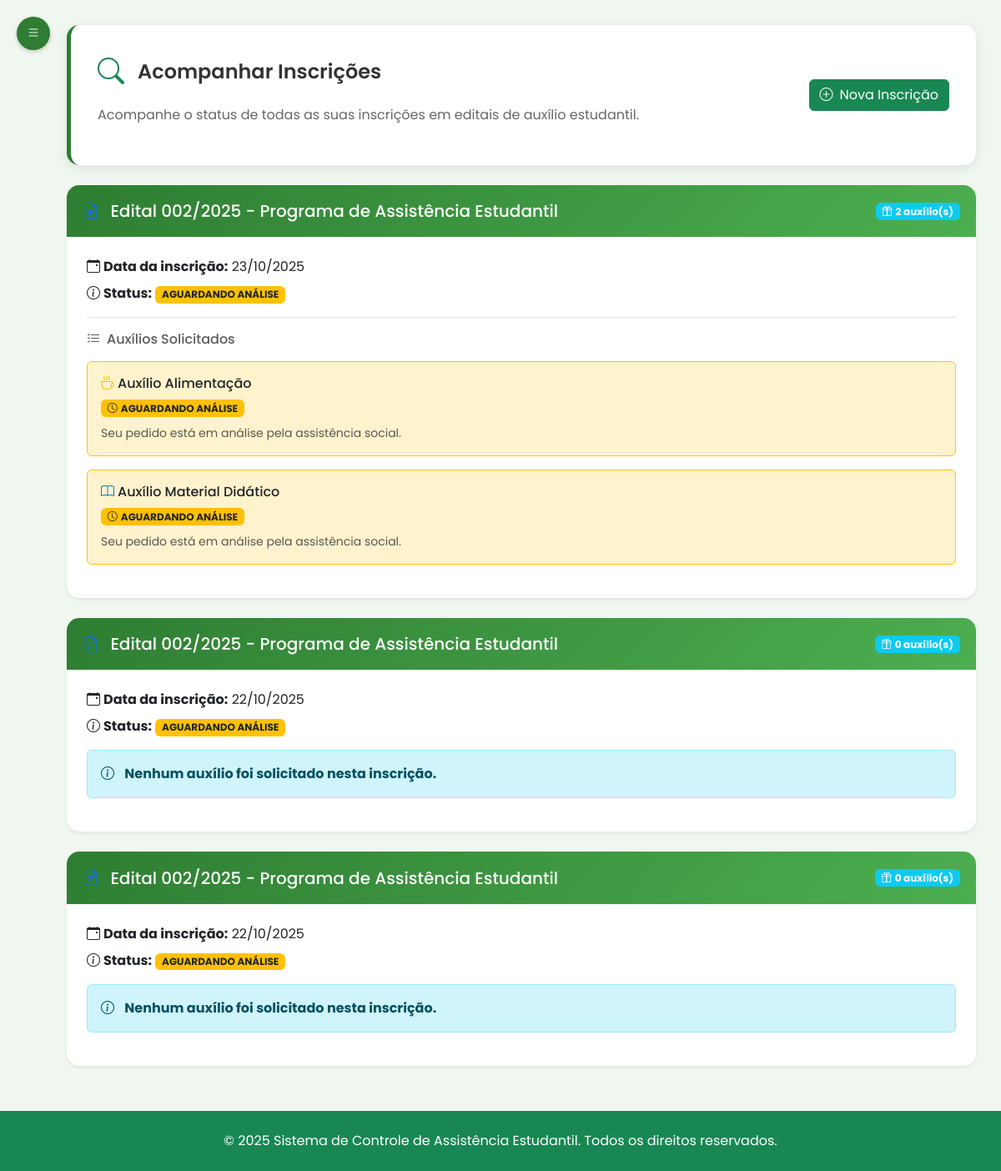
/aluno/acompanhar-inscricoes (signed in), run on the app's committed database.
### tables this page shows
CREATE TABLE edital (
                            id_edital INTEGER PRIMARY KEY AUTOINCREMENT,
                            titulo TEXT NOT NULL,
                            descricao TEXT NOT NULL,
                            data_publicacao DATE NOT NULL,
                            arquivo TEXT NOT NULL,
                            status TEXT NOT NULL CHECK (status IN ('ativo', 'inativo')),
                            data_inicio_inscricao DATE,
                            data_fim_inscricao DATE,
                            data_inicio_vigencia DATE,
                            data_fim_vigencia DATE
                        );

CREATE TABLE "inscricao" (
        id_inscricao INTEGER PRIMARY KEY AUTOINCREMENT,
        id_aluno INTEGER,
        id_edital INTEGER,
        data_inscricao DATE NOT NULL,
        status TEXT NOT NULL CHECK (status IN ('pendente', 'analisado', 'deferido', 'indeferido')),
        urlDocumentoIdentificacao TEXT NOT NULL,
        urlDeclaracaoRenda TEXT NOT NULL,
        urlTermoResponsabilidade TEXT NOT NULL,
        FOREIGN KEY (id_aluno) REFERENCES aluno(id_usuario) ON DELETE CASCADE,
        FOREIGN KEY (id_edital) REFERENCES edital(id_edital) ON DELETE CASCADE
    );

CREATE TABLE auxilio (
    id_auxilio INTEGER PRIMARY KEY AUTOINCREMENT,
    id_edital INTEGER,
    id_inscricao INTEGER,
    descricao TEXT NOT NULL,
    valor_mensal REAL NOT NULL,
    data_inicio DATE NOT NULL,
    data_fim DATE NOT NULL,
    tipo_auxilio TEXT NOT NULL CHECK (
        tipo_auxilio IN ('auxilio alimentacao', 'auxilio material', 'auxilio moradia', 'auxilio transporte')
    ), status_auxilio TEXT DEFAULT 'pendente', motivo_indeferimento TEXT,
    FOREIGN KEY (id_edital) REFERENCES edital(id_edital) ON DELETE CASCADE,
    FOREIGN KEY (id_inscricao) REFERENCES inscricao(id_inscricao) ON DELETE CASCADE
);

### routes/aluno/acompanhar_inscricoes_routes.py (the view)
@router.get("/acompanhar-inscricoes")
@requer_autenticacao(["aluno"])
async def get_acompanhar_inscricoes(request: Request, usuario_logado: dict = None):
    if not usuario_logado['completo']:
        return RedirectResponse("/aluno/perfil", status_code=303)
    aluno = usuario_repo.obter_usuario_por_matricula(usuario_logado['matricula'])
    inscricoes = inscricao_repo.obter_por_aluno(usuario_logado['id'])
    auxilios_por_aluno = auxilio_repo.obter_por_aluno(usuario_logado['id'])
    inscricoes_com_auxilios = {}
    for inscricao in inscricoes:
        id_inscricao = inscricao['id_inscricao']
        inscricoes_com_auxilios[id_inscricao] = {
            'edital_titulo': inscricao.get('edital_titulo', 'Edital sem título'),
            'status': inscricao['status'],
            'data_inscricao': inscricao['data_inscricao'],
            'auxilios': []
        }
    for auxilio in auxilios_por_aluno:
        id_inscricao = auxilio['id_inscricao']
        if id_inscricao in inscricoes_com_auxilios:
            inscricoes_com_auxilios[id_inscricao]['auxilios'].append(auxilio)
    response = templates.TemplateResponse("/aluno/acompanhar_inscricoes.html", {
        "request": request,
        "aluno": aluno,
        "inscricoes": inscricoes,
        "inscricoes_com_auxilios": inscricoes_com_auxilios
    })
    return response

### templates/aluno/acompanhar_inscricoes.html (shortened to what this page needs)
{% extends 'base2.html' %}
{% set active_page = 'acompanhar-inscricoes' %}
{% block head %}
    <link rel="stylesheet" href="/static/css/acompanhar_inscricoes.css">
{% endblock %}
{% block content %}
<div class="main-content" id="mainContent">
    <div class="welcome-banner mb-4">
        <div class="row align-items-center">
            <div class="col-md-8">
                <div class="d-flex align-items-center mb-3">
                    <i class="bi bi-search me-3 text-success" style="font-size: 2rem;"></i>
                    <h4 class="mb-0">Acompanhar Inscrições</h4>
                </div>
                <p>Acompanhe o status de todas as suas inscrições em editais de auxílio estudantil.</p>
            </div>
            <div class="col-md-4 text-end">
                <a href="/aluno/editais" class="btn btn-success">
                    <i class="bi bi-plus-circle me-2"></i>Nova Inscrição
                </a>
            </div>
        </div>
    </div>
    <div class="row">
        <div class="col-12">
            {% if inscricoes_com_auxilios %}
                {% for id_inscricao, dados_inscricao in inscricoes_com_auxilios.items() %}
                <div class="card mb-4 shadow-sm">
                    <div class="card-header bg-light">
                        <div class="d-flex justify-content-between align-items-center">
                            <h5 class="mb-0">
                                <i class="bi bi-file-earmark-text me-2 text-primary"></i>
                                {{ dados_inscricao.edital_titulo }}
                            </h5>
                            <span class="badge bg-info">
                                <i class="bi bi-gift me-1"></i>{{ dados_inscricao.auxilios|length }} auxílio(s)
                            </span>
                        </div>
                    </div>
                    <div class="card-body">
                        <p class="mb-2">
                            <strong><i class="bi bi-calendar-event me-1"></i>Data da inscrição:</strong>
                            {{ dados_inscricao.data_inscricao|formatar_data }}
                        </p>
                        <p class="mb-3">
                            <strong><i class="bi bi-info-circle me-1"></i>Status:</strong>
                            {% if dados_inscricao.status == 'deferido' %}
                                <span class="badge bg-success">DEFERIDO</span>
                            {% elif dados_inscricao.status == 'indeferido' %}
                                <span class="badge bg-danger">INDEFERIDO</span>
                            {% elif dados_inscricao.status == 'pendente' %}
                                <span class="badge bg-warning text-dark">AGUARDANDO ANÁLISE</span>
                            {% else %}
                                <span class="badge bg-secondary">{{ dados_inscricao.status|upper }}</span>
                            {% endif %}
                        </p>
                        {% if dados_inscricao.auxilios %}
                        <h6 class="text-muted mb-3 border-top pt-3">
                            <i class="bi bi-list-check me-2"></i>Auxílios Solicitados
                        </h6>
                        {% for auxilio in dados_inscricao.auxilios %}
                        <div class="border rounded p-3 mb-3 {% if auxilio.status_auxilio == 'deferido' %}border-success bg-success-subtle{% elif auxilio.status_auxilio == 'indeferido' %}border-danger bg-danger-subtle{% else %}border-warning bg-warning-subtle{% endif %}">
                            <div class="d-flex justify-content-between align-items-start">
                                <div class="flex-grow-1">
                                    <h6 class="mb-2">
                                        {% if auxilio.tipo_auxilio == 'auxilio alimentacao' %}
                                            <i class="bi bi-cup-hot me-1 text-warning"></i>Auxílio Alimentação
                                        {% elif auxilio.tipo_auxilio == 'auxilio transporte' %}
                                            <i class="bi bi-bus-front me-1 text-info"></i>Auxílio Transporte
                                        {% elif auxilio.tipo_auxilio == 'auxilio moradia' %}
                                            <i class="bi bi-house me-1 text-success"></i>Auxílio Moradia
                                        {% elif auxilio.tipo_auxilio == 'auxilio material' %}
                                            <i class="bi bi-book me-1 text-primary"></i>Auxílio Material Didático
                                        {% else %}
                                            <i class="bi bi-gift me-1"></i>{{ auxilio.tipo_auxilio|title }}
                                        {% endif %}
                                    </h6>
                                    {% if auxilio.status_auxilio == 'deferido' %}
                                        <p class="mb-1">
                                            <span class="badge bg-success">
                                                <i class="bi bi-check-circle me-1"></i>DEFERIDO
                                            </span>
                                        </p>
                                        <p class="mb-0 mt-2">
                                            <strong>Valor mensal concedido:</strong>
                                            <span class="text-success fw-bold fs-5">R$ {{ "%.2f"|format(auxilio.valor_mensal) }}</span>
                                        </p>
                                        <p class="mb-0 small text-muted mt-1">
                                            <i class="bi bi-calendar-event me-1"></i>
                                            Vigência: {{ auxilio.data_inicio|formatar_data }} até {{ auxilio.data_fim|formatar_data }}
                                        </p>
                                    {% else %}
                                        <p class="mb-0">
                                            <span class="badge bg-warning text-dark">
                                                <i class="bi bi-clock me-1"></i>AGUARDANDO ANÁLISE
                                            </span>
                                        </p>
                                        <p class="mb-0 small text-muted mt-2">
                                            Seu pedido está em análise pela assistência social.
                                        </p>
                                    {% endif %}
                                </div>
                            </div>
                        </div>
                        {% endfor %}
                        {% else %}
                        <div class="alert alert-info mt-3">
                            <i class="bi bi-info-circle me-2"></i>
                            <strong>Nenhum auxílio foi solicitado nesta inscrição.</strong>
                        </div>
                        {% endif %}
                    </div>
                </div>
                {% endfor %}
            {% endif %}
        </div>
    </div>
</div>
{% endblock %}

### static/css/styles.css (style rules this page uses)
:root { --ifes-green: #2E7D32; --ifes-red: #C62828; --ifes-light-green: #4CAF50; --ifes-light-gray: #f5f5f5; --ifes-dark-gray: #333333; --calendar-primary: #2E7D32; --calendar-secondary: #4CAF50; --calendar-accent: #81C784; --calendar-light: #E8F5E9; --calendar-text: #1B5E20; }
body { background-color: #fff !important; font-family: 'Poppins', Arial, Helvetica, sans-serif; }
.main-content { margin-left: 0; padding: 30px; transition: none; position: relative; z-index: 1; }
.card { border: none; border-radius: 10px; box-shadow: 0 4px 12px rgba(0, 0, 0, 0.05); margin-bottom: 20px; transition: transform 0.3s; }
.card-header { background-color: var(--ifes-green); color: white; border-radius: 10px 10px 0 0 !important; padding: 15px 20px; font-weight: 600; }
.card-body { padding: 20px; }
.welcome-banner { background-color: white; border-radius: 10px; padding: 20px; margin-bottom: 30px; box-shadow: 0 4px 12px rgba(0, 0, 0, 0.05); }
.welcome-banner p { color: #666; margin-bottom: 0; }

### static/css/acompanhar_inscricoes.css (style rules this page uses)
:root { --ifes-green: #2E7D32; --ifes-red: #C62828; --ifes-light-green: #4CAF50; --ifes-light-gray: #f5f7f5; --ifes-dark-gray: #333333; --ifes-bg-color: #f0f7f0; --ifes-hover-bg: #e8f5e8; }
html, body, .body-cadastro-login { font-family: 'Poppins', Arial, Helvetica, sans-serif !important; background-color: #f0f7f0 !important; }
body, .main-content, .container, .card, .table, h2, h3, h4, h5, h6, .btn, .form-select, .modal-content { font-family: 'Poppins', sans-serif !important; }
.main-content { padding: 30px; padding-left: 80px; transition: all 0.4s cubic-bezier(0.4, 0, 0.2, 1); position: relative; z-index: 1; margin-left: 0; }
.welcome-banner { background: white; color: var(--ifes-dark-gray); padding: 2rem; border-radius: 15px; border-left: 5px solid var(--ifes-green); box-shadow: 0 4px 15px rgba(0, 0, 0, 0.08); margin-bottom: 2rem; transition: all 0.3s ease; }
.welcome-banner h4 { color: var(--ifes-dark-gray); font-weight: 600; margin-bottom: 0.5rem; }
.welcome-banner p { color: #666666; margin-bottom: 1rem; font-size: 1rem; }
.card { border: none; border-radius: 15px; box-shadow: 0 4px 15px rgba(0, 0, 0, 0.08); transition: all 0.3s ease; background: white; margin-bottom: 1.5rem; }
.card-header { background: linear-gradient(135deg, var(--ifes-green) 0%, var(--ifes-light-green) 100%); color: white; border: none; border-radius: 15px 15px 0 0 !important; padding: 1.2rem; font-weight: 600; font-size: 1rem; }
.card-body { padding: 1.5rem; }

### templates/base2.html (style rules this page uses)
html, body { height: 100%; }
body { display: flex; flex-direction: column; min-height: 100vh; }
.main-content { flex: 1; }

### data on the page
edital: edital_titulo "Edital 002/2025 - Programa de Assistência Estudantil" "Edital 002/2025 - Programa de Assistência Estudantil" "Edital 002/2025 - Programa de Assistência Estudantil"
inscricao: data_inscricao "23/10/2025"
auxilio: shows "Auxílio Alimentação", status_auxilio "pendente" (drawn), shows "Seu pedido está em análise pela assistência social."
auxilio: tipo_auxilio "auxilio material" (drawn), status_auxilio "pendente" (drawn), shows "Seu pedido está em análise pela assistência social."
inscricao: data_inscricao "22/10/2025"
inscricao: data_inscricao "22/10/2025"

### other printed values
{{ dados_inscricao.auxilios|length }} "2" "0" "0"
